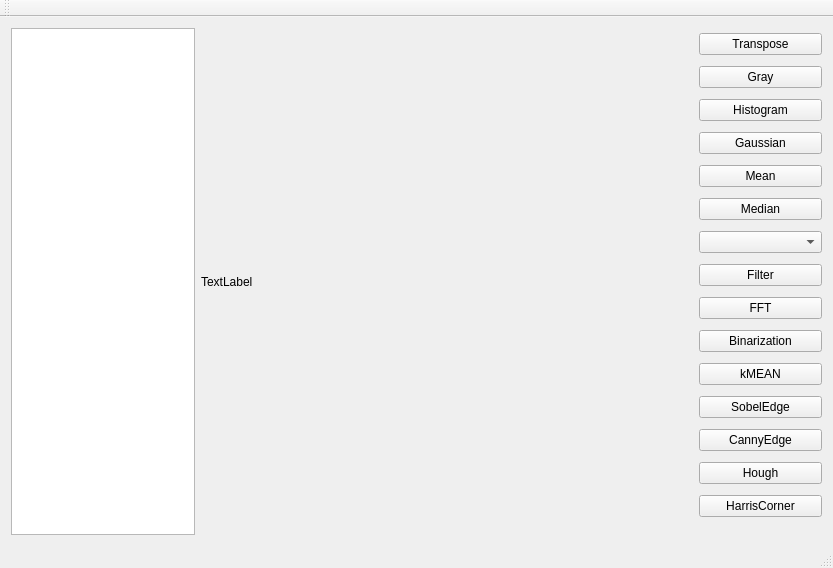
<?xml version="1.0" encoding="UTF-8"?>
<ui version="4.0">
 <class>MainWindow</class>
 <widget class="QMainWindow" name="MainWindow">
  <property name="geometry">
   <rect>
    <x>0</x>
    <y>0</y>
    <width>833</width>
    <height>568</height>
   </rect>
  </property>
  <property name="windowTitle">
   <string>MainWindow</string>
  </property>
  <widget class="QWidget" name="centralWidget">
   <layout class="QGridLayout" name="gridLayout" rowstretch="0,0,0" columnstretch="3,8,2" columnminimumwidth="0,0,0">
    <property name="sizeConstraint">
     <enum>QLayout::SetDefaultConstraint</enum>
    </property>
    <item row="2" column="2">
     <layout class="QVBoxLayout" name="verticalLayout">
      <item>
       <widget class="QPushButton" name="pushButton_2">
        <property name="text">
         <string>Transpose</string>
        </property>
       </widget>
      </item>
      <item>
       <widget class="QPushButton" name="to_gray_button">
        <property name="text">
         <string>Gray</string>
        </property>
       </widget>
      </item>
      <item>
       <widget class="QPushButton" name="hist_button">
        <property name="text">
         <string>Histogram</string>
        </property>
       </widget>
      </item>
      <item>
       <widget class="QPushButton" name="Gaussian">
        <property name="text">
         <string>Gaussian</string>
        </property>
       </widget>
      </item>
      <item>
       <widget class="QPushButton" name="mean_button">
        <property name="text">
         <string>Mean</string>
        </property>
       </widget>
      </item>
      <item>
       <widget class="QPushButton" name="median_button">
        <property name="text">
         <string>Median</string>
        </property>
       </widget>
      </item>
      <item>
       <widget class="QComboBox" name="filter_combobox"/>
      </item>
      <item>
       <widget class="QPushButton" name="pushButton">
        <property name="text">
         <string>Filter</string>
        </property>
       </widget>
      </item>
      <item>
       <widget class="QPushButton" name="fft_button">
        <property name="text">
         <string>FFT</string>
        </property>
       </widget>
      </item>
      <item>
       <widget class="QPushButton" name="pushButton_3">
        <property name="text">
         <string>Binarization</string>
        </property>
       </widget>
      </item>
      <item>
       <widget class="QPushButton" name="pushButton_4">
        <property name="text">
         <string>kMEAN</string>
        </property>
       </widget>
      </item>
      <item>
       <widget class="QPushButton" name="pushButton_5">
        <property name="text">
         <string>SobelEdge</string>
        </property>
       </widget>
      </item>
      <item>
       <widget class="QPushButton" name="pushButton_6">
        <property name="text">
         <string>CannyEdge</string>
        </property>
       </widget>
      </item>
      <item>
       <widget class="QPushButton" name="pushButton_7">
        <property name="text">
         <string>Hough</string>
        </property>
       </widget>
      </item>
      <item>
       <widget class="QPushButton" name="pushButton_8">
        <property name="text">
         <string>HarrisCorner</string>
        </property>
       </widget>
      </item>
     </layout>
    </item>
    <item row="2" column="0">
     <widget class="QListView" name="image_file_list"/>
    </item>
    <item row="2" column="1">
     <widget class="QLabel" name="image_label">
      <property name="text">
       <string>TextLabel</string>
      </property>
     </widget>
    </item>
   </layout>
  </widget>
  <widget class="QMenuBar" name="menuBar">
   <property name="geometry">
    <rect>
     <x>0</x>
     <y>0</y>
     <width>833</width>
     <height>22</height>
    </rect>
   </property>
  </widget>
  <widget class="QToolBar" name="mainToolBar">
   <attribute name="toolBarArea">
    <enum>TopToolBarArea</enum>
   </attribute>
   <attribute name="toolBarBreak">
    <bool>false</bool>
   </attribute>
  </widget>
  <widget class="QStatusBar" name="statusBar"/>
 </widget>
 <layoutdefault spacing="6" margin="11"/>
 <resources/>
 <connections/>
</ui>
